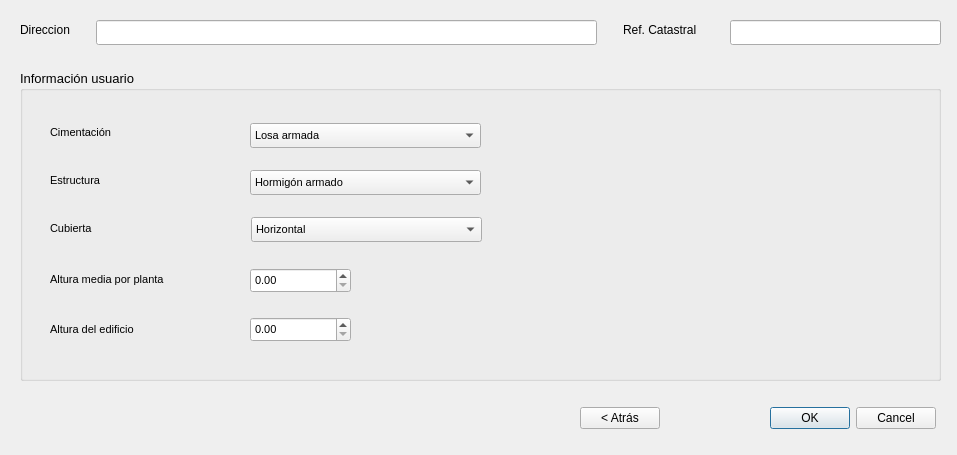
<?xml version="1.0" encoding="UTF-8"?>
<ui version="4.0">
 <class>UsuarioForm</class>
 <widget class="QDialog" name="UsuarioForm">
  <property name="geometry">
   <rect>
    <x>0</x>
    <y>0</y>
    <width>957</width>
    <height>455</height>
   </rect>
  </property>
  <property name="windowTitle">
   <string>Herevea</string>
  </property>
  <property name="windowIcon">
   <iconset>
    <normaloff>Herevea.png</normaloff>Herevea.png</iconset>
  </property>
  <widget class="QLabel" name="label_31">
   <property name="geometry">
    <rect>
     <x>20</x>
     <y>20</y>
     <width>81</width>
     <height>20</height>
    </rect>
   </property>
   <property name="text">
    <string>Direccion</string>
   </property>
  </widget>
  <widget class="QLineEdit" name="tbxDireccion">
   <property name="geometry">
    <rect>
     <x>96</x>
     <y>20</y>
     <width>501</width>
     <height>25</height>
    </rect>
   </property>
   <property name="readOnly">
    <bool>true</bool>
   </property>
  </widget>
  <widget class="QLineEdit" name="tbxRefCatastral">
   <property name="geometry">
    <rect>
     <x>730</x>
     <y>20</y>
     <width>211</width>
     <height>25</height>
    </rect>
   </property>
   <property name="readOnly">
    <bool>true</bool>
   </property>
  </widget>
  <widget class="QLabel" name="label_32">
   <property name="geometry">
    <rect>
     <x>623</x>
     <y>20</y>
     <width>101</width>
     <height>20</height>
    </rect>
   </property>
   <property name="text">
    <string>Ref. Catastral</string>
   </property>
  </widget>
  <widget class="QGroupBox" name="groupBox">
   <property name="geometry">
    <rect>
     <x>20</x>
     <y>70</y>
     <width>921</width>
     <height>311</height>
    </rect>
   </property>
   <property name="font">
    <font>
     <pointsize>10</pointsize>
    </font>
   </property>
   <property name="title">
    <string>Información usuario</string>
   </property>
   <widget class="QLabel" name="label_6">
    <property name="geometry">
     <rect>
      <x>30</x>
      <y>149</y>
      <width>141</width>
      <height>19</height>
     </rect>
    </property>
    <property name="font">
     <font>
      <pointsize>8</pointsize>
     </font>
    </property>
    <property name="text">
     <string>Cubierta</string>
    </property>
   </widget>
   <widget class="QLabel" name="label_4">
    <property name="geometry">
     <rect>
      <x>30</x>
      <y>53</y>
      <width>141</width>
      <height>19</height>
     </rect>
    </property>
    <property name="font">
     <font>
      <pointsize>8</pointsize>
     </font>
    </property>
    <property name="text">
     <string>Cimentación</string>
    </property>
   </widget>
   <widget class="QComboBox" name="cbCubierta">
    <property name="geometry">
     <rect>
      <x>231</x>
      <y>147</y>
      <width>231</width>
      <height>25</height>
     </rect>
    </property>
    <property name="font">
     <font>
      <pointsize>8</pointsize>
     </font>
    </property>
    <item>
     <property name="text">
      <string>Horizontal</string>
     </property>
    </item>
    <item>
     <property name="text">
      <string>Inclinada</string>
     </property>
    </item>
   </widget>
   <widget class="QComboBox" name="cbCimentacion">
    <property name="geometry">
     <rect>
      <x>230</x>
      <y>53</y>
      <width>231</width>
      <height>25</height>
     </rect>
    </property>
    <property name="font">
     <font>
      <pointsize>8</pointsize>
     </font>
    </property>
    <item>
     <property name="text">
      <string>Losa armada</string>
     </property>
    </item>
    <item>
     <property name="text">
      <string>Zapatas aisladas</string>
     </property>
    </item>
    <item>
     <property name="text">
      <string>Pilotes</string>
     </property>
    </item>
   </widget>
   <widget class="QLabel" name="label_5">
    <property name="geometry">
     <rect>
      <x>30</x>
      <y>101</y>
      <width>141</width>
      <height>19</height>
     </rect>
    </property>
    <property name="font">
     <font>
      <pointsize>8</pointsize>
     </font>
    </property>
    <property name="text">
     <string>Estructura</string>
    </property>
   </widget>
   <widget class="QComboBox" name="cbEstructura">
    <property name="geometry">
     <rect>
      <x>230</x>
      <y>100</y>
      <width>231</width>
      <height>25</height>
     </rect>
    </property>
    <property name="font">
     <font>
      <pointsize>8</pointsize>
     </font>
    </property>
    <item>
     <property name="text">
      <string>Hormigón armado</string>
     </property>
    </item>
    <item>
     <property name="text">
      <string>Muros de carga</string>
     </property>
    </item>
   </widget>
   <widget class="QLabel" name="label_7">
    <property name="geometry">
     <rect>
      <x>30</x>
      <y>200</y>
      <width>181</width>
      <height>19</height>
     </rect>
    </property>
    <property name="font">
     <font>
      <pointsize>8</pointsize>
     </font>
    </property>
    <property name="text">
     <string>Altura media por planta</string>
    </property>
   </widget>
   <widget class="QLabel" name="label_8">
    <property name="geometry">
     <rect>
      <x>30</x>
      <y>250</y>
      <width>141</width>
      <height>19</height>
     </rect>
    </property>
    <property name="font">
     <font>
      <pointsize>8</pointsize>
     </font>
    </property>
    <property name="text">
     <string>Altura del edificio</string>
    </property>
   </widget>
   <widget class="QDoubleSpinBox" name="spbAlturaMedia">
    <property name="geometry">
     <rect>
      <x>230</x>
      <y>198</y>
      <width>101</width>
      <height>25</height>
     </rect>
    </property>
    <property name="font">
     <font>
      <pointsize>8</pointsize>
     </font>
    </property>
   </widget>
   <widget class="QDoubleSpinBox" name="spbAlturaTotal">
    <property name="geometry">
     <rect>
      <x>230</x>
      <y>247</y>
      <width>101</width>
      <height>25</height>
     </rect>
    </property>
    <property name="font">
     <font>
      <pointsize>8</pointsize>
     </font>
    </property>
    <property name="maximum">
     <double>9999.989999999999782</double>
    </property>
   </widget>
  </widget>
  <widget class="QWidget" name="horizontalLayoutWidget">
   <property name="geometry">
    <rect>
     <x>580</x>
     <y>400</y>
     <width>356</width>
     <height>36</height>
    </rect>
   </property>
   <layout class="QHBoxLayout" name="horizontalLayout">
    <item>
     <widget class="QPushButton" name="pushButton">
      <property name="text">
       <string>&lt; Atrás</string>
      </property>
     </widget>
    </item>
    <item>
     <widget class="QDialogButtonBox" name="buttonBox">
      <property name="sizePolicy">
       <sizepolicy hsizetype="Minimum" vsizetype="Fixed">
        <horstretch>0</horstretch>
        <verstretch>0</verstretch>
       </sizepolicy>
      </property>
      <property name="orientation">
       <enum>Qt::Horizontal</enum>
      </property>
      <property name="standardButtons">
       <set>QDialogButtonBox::Cancel|QDialogButtonBox::Ok</set>
      </property>
     </widget>
    </item>
   </layout>
  </widget>
 </widget>
 <resources/>
 <connections>
  <connection>
   <sender>buttonBox</sender>
   <signal>accepted()</signal>
   <receiver>UsuarioForm</receiver>
   <slot>accept()</slot>
   <hints>
    <hint type="sourcelabel">
     <x>248</x>
     <y>254</y>
    </hint>
    <hint type="destinationlabel">
     <x>157</x>
     <y>274</y>
    </hint>
   </hints>
  </connection>
  <connection>
   <sender>buttonBox</sender>
   <signal>rejected()</signal>
   <receiver>UsuarioForm</receiver>
   <slot>reject()</slot>
   <hints>
    <hint type="sourcelabel">
     <x>316</x>
     <y>260</y>
    </hint>
    <hint type="destinationlabel">
     <x>286</x>
     <y>274</y>
    </hint>
   </hints>
  </connection>
 </connections>
</ui>
